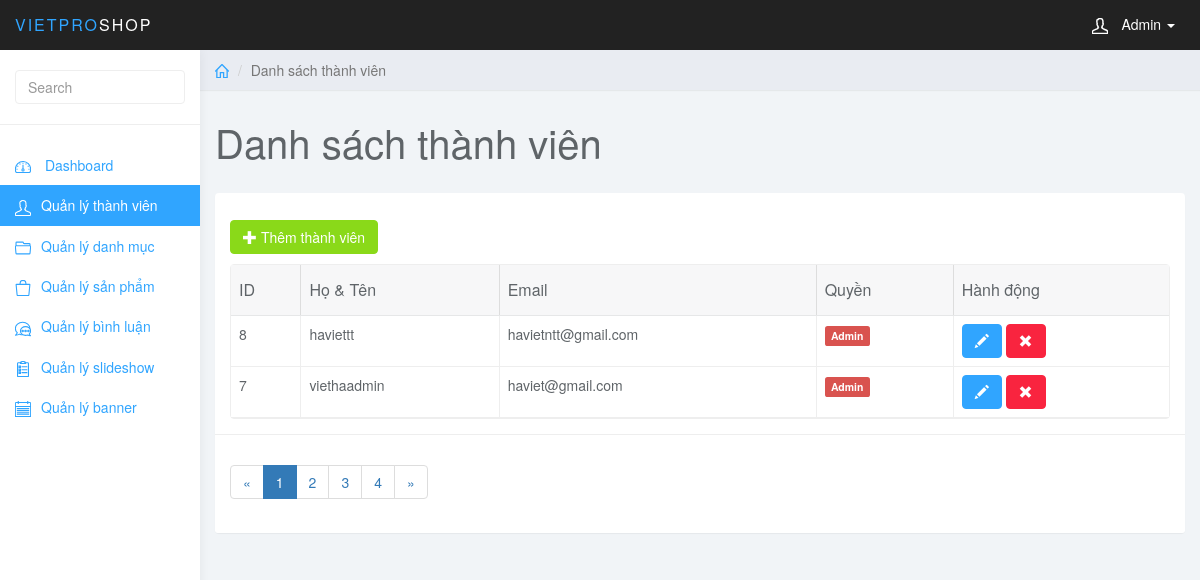
Page /admin/index.php?page_layout=user (signed in) on the committed database.
### tables this page shows
CREATE TABLE `user` (
  `user_id` int(11) NOT NULL,
  `user_full` varchar(255) NOT NULL,
  `user_mail` varchar(255) NOT NULL,
  `user_pass` varchar(255) NOT NULL,
  `user_level` int(1) NOT NULL
);

### admin/user.php (the view, shortened to what this page needs)
<?php
    if(isset($_GET['page'])){
        $page = $_GET['page'];
    }
    else{
        $page = 1;
    }
    $record_per_page = 2;
    $offset = $page * $record_per_page - $record_per_page;
    $sql = "SELECT * FROM user";
    $query = mysqli_query($conn, $sql);
    $num_row = mysqli_num_rows($query);
    $total_page = ceil($num_row / $record_per_page);
    $list_page = "";
    $page_prev = $page - 1;
    if($page_prev <= 0){
        $page_prev = 1;
    }
    $list_page .= '<li class="page-item"><a class="page-link" href="index.php?page_layout=user&page='.$page_prev.'">&laquo;</a></li>';
    for($p = 1; $p <= $total_page; $p++){
        if($p == $page){
            $active = 'active';
        }
        else{
            $active = "";
        }
        $list_page .= '<li class="page-item '.$active.'"><a class="page-link" href="index.php?page_layout=user&page='.$p.'">'.$p.'</a></li>';
    }
    $page_next = $page + 1;
    $list_page .= '<li class="page-item "><a class="page-link" href="index.php?page_layout=user&page='.$page_next.'">&raquo;</a></li>';
?>
	<div class="col-sm-9 col-sm-offset-3 col-lg-10 col-lg-offset-2 main">
		<div class="row">
			<ol class="breadcrumb">
				<li><a href="#"><svg class="glyph stroked home"><use xlink:href="#stroked-home"></use></svg></a></li>
				<li class="active">Danh sách thành viên</li>
			</ol>
		</div>
		<div class="row">
			<div class="col-lg-12">
				<h1 class="page-header">Danh sách thành viên</h1>
			</div>
		</div>
		<div id="toolbar" class="btn-group">
            <a href="index.php?page_layout=add_user" class="btn btn-success">
                <i class="glyphicon glyphicon-plus"></i> Thêm thành viên
            </a>
        </div>
		<div class="row">
			<div class="col-lg-12">
				<div class="panel panel-default">
					<div class="panel-body">
                        <table
                            data-toolbar="#toolbar"
                            data-toggle="table">
						    <thead>
						    <tr>
						        <th data-field="id" data-sortable="true">ID</th>
						        <th data-field="name"  data-sortable="true">Họ & Tên</th>
                                <th data-field="price" data-sortable="true">Email</th>
                                <th>Quyền</th>
                                <th>Hành động</th>
						    </tr>
                            </thead>
                            <tbody>
                            <?php
                                $sql_user = "SELECT * FROM user ORDER BY user_id DESC LIMIT $offset, $record_per_page";
                                $query_user = mysqli_query($conn, $sql_user);
                                while($row_user = mysqli_fetch_assoc($query_user)){
                            ?>
                                <tr>
                                    <td style=""><?php echo $row_user['user_id']; ?></td>
                                    <td style=""><?php echo $row_user['user_full']; ?></td>
                                    <td style=""><?php echo $row_user['user_mail'] ?></td>
                                    <td>
                                        <span class="label label-<?php if($row_user['user_level'] == 1){echo 'danger';}else{echo 'warning';} ?>">
                                            <?php
                                                if($row_user['user_level'] == 1){
                                                    echo "Admin";
                                                }
                                                else{
                                                    echo "Member";
                                                }
                                            ?>
                                        </span>
                                    </td>
                                    <td class="form-group">
                                        <a href="index.php?page_layout=edit_user&user_id=<?php echo $row_user['user_id']; ?>" class="btn btn-primary"><i class="glyphicon glyphicon-pencil"></i></a>
                                        <a onclick="return delItem('<?php echo $row_user['user_full']; ?>')" href="del_user.php?user_id=<?php echo $row_user['user_id']; ?>" class="btn btn-danger"><i class="glyphicon glyphicon-remove"></i></a>
                                    </td>
                                </tr>
                            <?php } ?>
                            </tbody>
						</table>
                    </div>
                    <div class="panel-footer">
                        <nav aria-label="Page navigation example">
                            <ul class="pagination">
                                <?php echo $list_page; ?>
                            </ul>
                        </nav>
                    </div>
				</div>
			</div>
		</div>
	</div>

### admin/css/styles.css (style rules this page uses)
body { background: #f1f4f7; padding-top: 50px; color: #5f6468; }
a, a:hover, a:focus { color: #30a5ff; }
h1, h2, h3, h4, h5, h6 { color: #5f6468; }
h1 { font-weight: 300; font-size: 40px; }
.btn-primary, .btn-primary:hover, .btn-primary:focus, .btn-primary:active, .btn-primary.active, .open > .dropdown-toggle.btn-primary, .btn-primary.disabled, .btn-primary[disabled], fieldset[disabled] .btn-primary, .btn-primary.disabled:hover, .btn-primary[disabled]:hover, fieldset[disabled] .btn-primary:hover, .btn-primary.disabled:focus, .btn-primary[disabled]:focus, fieldset[disabled] .btn-primary:focus, .btn-primary.disabled:active, .btn-primary[disabled]:active, fieldset[disabled] .btn-primary:active, .btn-primary.disabled.active, .btn-primary[disabled].active, fieldset[disabled] .btn-primary.active { background-color: #30a5ff; border-color: #30a5ff; }
.btn-success, .btn-success:hover, .btn-success:focus, .btn-success:active, .btn-success.active, .open > .dropdown-toggle.btn-success, .btn-success.disabled, .btn-success[disabled], fieldset[disabled] .btn-success, .btn-success.disabled:hover, .btn-success[disabled]:hover, fieldset[disabled] .btn-success:hover, .btn-success.disabled:focus, .btn-success[disabled]:focus, fieldset[disabled] .btn-success:focus, .btn-success.disabled:active, .btn-success[disabled]:active, fieldset[disabled] .btn-success:active, .btn-success.disabled.active, .btn-success[disabled].active, fieldset[disabled] .btn-success.active { background-color: #8ad919; border-color: #8ad919; }
.btn-danger, .btn-danger:hover, .btn-danger:focus, .btn-danger:active, .btn-danger.active, .open > .dropdown-toggle.btn-danger, .btn-danger.disabled, .btn-danger[disabled], fieldset[disabled] .btn-danger, .btn-danger.disabled:hover, .btn-danger[disabled]:hover, fieldset[disabled] .btn-danger:hover, .btn-danger.disabled:focus, .btn-danger[disabled]:focus, fieldset[disabled] .btn-danger:focus, .btn-danger.disabled:active, .btn-danger[disabled]:active, fieldset[disabled] .btn-danger:active, .btn-danger.disabled.active, .btn-danger[disabled].active, fieldset[disabled] .btn-danger.active { background-color: #f9243f; border-color: #f9243f; }
.panel { border: 0; }
.panel-footer { background: #fff; border-top: 1px solid #eee; }
.breadcrumb { border-radius: 0; padding: 10px 15px; background: #e9ecf2; box-shadow: 0 1px 1px rgba(0, 0, 0, .05); margin: 0 ; }
h1.page-header { margin-top: 30px; border-bottom: 0; }
.table { background: #fff; }
.breadcrumb .glyph { height: 14px; width: 14px; margin: -2px 0 0 0; stroke-width: 4px; }

### rows in the picture
user: user_id "8", user_full "haviettt", user_mail "havietntt@gmail.com", user_level "Admin"
user: user_id "7", user_full "viethaadmin", user_mail "haviet@gmail.com", user_level "Admin"
